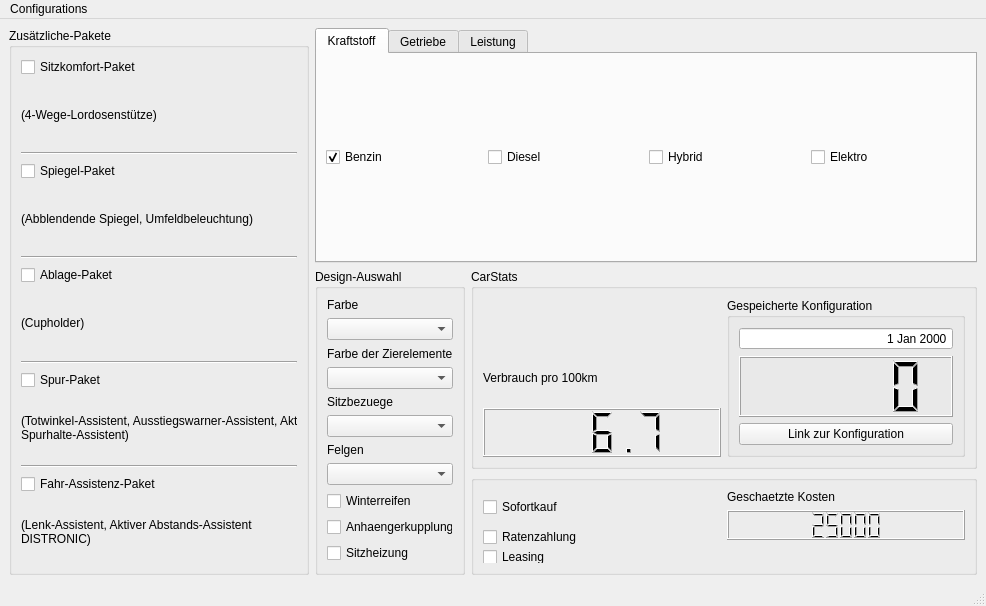
<?xml version="1.0" encoding="UTF-8"?>
<ui version="4.0">
 <class>MainWindow</class>
 <widget class="QMainWindow" name="MainWindow">
  <property name="enabled">
   <bool>true</bool>
  </property>
  <property name="geometry">
   <rect>
    <x>0</x>
    <y>0</y>
    <width>986</width>
    <height>606</height>
   </rect>
  </property>
  <property name="minimumSize">
   <size>
    <width>720</width>
    <height>480</height>
   </size>
  </property>
  <property name="windowTitle">
   <string>CarConfigurator</string>
  </property>
  <widget class="QWidget" name="centralwidget">
   <layout class="QGridLayout" name="gridLayout">
    <item row="2" column="2">
     <widget class="QGroupBox" name="MiscInfo2">
      <property name="minimumSize">
       <size>
        <width>0</width>
        <height>100</height>
       </size>
      </property>
      <property name="maximumSize">
       <size>
        <width>16777215</width>
        <height>100</height>
       </size>
      </property>
      <property name="title">
       <string/>
      </property>
      <layout class="QGridLayout" name="gridLayout_3">
       <item row="0" column="0" rowspan="2">
        <widget class="QCheckBox" name="Sofortkauf">
         <property name="toolTip">
          <string/>
         </property>
         <property name="toolTipDuration">
          <number>0</number>
         </property>
         <property name="text">
          <string>Sofortkauf</string>
         </property>
         <property name="autoExclusive">
          <bool>true</bool>
         </property>
        </widget>
       </item>
       <item row="0" column="1">
        <widget class="QLabel" name="GeschaetzeKosten">
         <property name="text">
          <string>Geschaetzte Kosten</string>
         </property>
        </widget>
       </item>
       <item row="1" column="1">
        <widget class="QLCDNumber" name="Preis2">
         <property name="minimumSize">
          <size>
           <width>0</width>
           <height>30</height>
          </size>
         </property>
         <property name="value" stdset="0">
          <double>25000.000000000000000</double>
         </property>
        </widget>
       </item>
       <item row="2" column="0" colspan="2">
        <widget class="QCheckBox" name="Ratenzahlung">
         <property name="toolTip">
          <string/>
         </property>
         <property name="toolTipDuration">
          <number>0</number>
         </property>
         <property name="text">
          <string>Ratenzahlung</string>
         </property>
         <property name="autoExclusive">
          <bool>true</bool>
         </property>
        </widget>
       </item>
       <item row="3" column="0">
        <widget class="QCheckBox" name="Leasing">
         <property name="toolTip">
          <string/>
         </property>
         <property name="toolTipDuration">
          <number>0</number>
         </property>
         <property name="text">
          <string>Leasing</string>
         </property>
         <property name="autoExclusive">
          <bool>true</bool>
         </property>
        </widget>
       </item>
      </layout>
     </widget>
    </item>
    <item row="0" column="1" colspan="2">
     <widget class="QTabWidget" name="TechnischeDaten">
      <property name="minimumSize">
       <size>
        <width>0</width>
        <height>65</height>
       </size>
      </property>
      <property name="maximumSize">
       <size>
        <width>16777215</width>
        <height>300</height>
       </size>
      </property>
      <property name="toolTip">
       <string>Pflichteingabe</string>
      </property>
      <property name="currentIndex">
       <number>0</number>
      </property>
      <widget class="QWidget" name="KraftstoffTab">
       <attribute name="title">
        <string>Kraftstoff</string>
       </attribute>
       <layout class="QHBoxLayout" name="horizontalLayout">
        <item>
         <widget class="QCheckBox" name="Benzin">
          <property name="text">
           <string>Benzin</string>
          </property>
          <property name="checked">
           <bool>true</bool>
          </property>
          <property name="autoExclusive">
           <bool>true</bool>
          </property>
         </widget>
        </item>
        <item>
         <widget class="QCheckBox" name="Diesel">
          <property name="text">
           <string>Diesel</string>
          </property>
          <property name="autoExclusive">
           <bool>true</bool>
          </property>
         </widget>
        </item>
        <item>
         <widget class="QCheckBox" name="Hybrid">
          <property name="text">
           <string>Hybrid</string>
          </property>
          <property name="autoExclusive">
           <bool>true</bool>
          </property>
         </widget>
        </item>
        <item>
         <widget class="QCheckBox" name="Elektro">
          <property name="text">
           <string>Elektro</string>
          </property>
          <property name="autoExclusive">
           <bool>true</bool>
          </property>
         </widget>
        </item>
       </layout>
      </widget>
      <widget class="QWidget" name="GetriebeTab">
       <attribute name="title">
        <string>Getriebe</string>
       </attribute>
       <layout class="QHBoxLayout" name="horizontalLayout_3">
        <item>
         <widget class="QCheckBox" name="GangSchlatgetriebe">
          <property name="text">
           <string>6-Gang-Schaltgetriebe</string>
          </property>
          <property name="checked">
           <bool>true</bool>
          </property>
          <property name="autoExclusive">
           <bool>true</bool>
          </property>
         </widget>
        </item>
        <item>
         <widget class="QCheckBox" name="GTronic">
          <property name="text">
           <string>9-G-Tronic</string>
          </property>
          <property name="autoExclusive">
           <bool>true</bool>
          </property>
         </widget>
        </item>
        <item>
         <widget class="QCheckBox" name="Automatikgetriebe">
          <property name="text">
           <string>Automatikgetriebe</string>
          </property>
          <property name="autoExclusive">
           <bool>true</bool>
          </property>
         </widget>
        </item>
       </layout>
      </widget>
      <widget class="QWidget" name="LeistungTab">
       <attribute name="title">
        <string>Leistung</string>
       </attribute>
       <layout class="QHBoxLayout" name="horizontalLayout_2">
        <item>
         <widget class="QCheckBox" name="NeunzigKW">
          <property name="text">
           <string>90kW (122PS)</string>
          </property>
          <property name="checked">
           <bool>true</bool>
          </property>
          <property name="autoExclusive">
           <bool>true</bool>
          </property>
         </widget>
        </item>
        <item>
         <widget class="QCheckBox" name="HundertfuenfzehnKW">
          <property name="text">
           <string>115kW (156PS)</string>
          </property>
          <property name="autoExclusive">
           <bool>true</bool>
          </property>
         </widget>
        </item>
        <item>
         <widget class="QCheckBox" name="HunderatchtzehKW">
          <property name="text">
           <string>118kW (160PS)</string>
          </property>
          <property name="autoExclusive">
           <bool>true</bool>
          </property>
         </widget>
        </item>
       </layout>
      </widget>
     </widget>
    </item>
    <item row="1" column="1" rowspan="2">
     <widget class="QGroupBox" name="DesignAuswahl">
      <property name="minimumSize">
       <size>
        <width>0</width>
        <height>250</height>
       </size>
      </property>
      <property name="maximumSize">
       <size>
        <width>150</width>
        <height>16777215</height>
       </size>
      </property>
      <property name="toolTip">
       <string>Pflichteingabe</string>
      </property>
      <property name="title">
       <string>Design-Auswahl</string>
      </property>
      <layout class="QVBoxLayout" name="verticalLayout">
       <item>
        <widget class="QLabel" name="Farbe">
         <property name="text">
          <string>Farbe</string>
         </property>
        </widget>
       </item>
       <item>
        <widget class="QComboBox" name="FarbAuswahl">
         <property name="toolTip">
          <string>Pflichteingabe</string>
         </property>
         <item>
          <property name="text">
           <string/>
          </property>
         </item>
         <item>
          <property name="text">
           <string>Silber</string>
          </property>
         </item>
         <item>
          <property name="text">
           <string>Schwarz</string>
          </property>
         </item>
         <item>
          <property name="text">
           <string>Rot</string>
          </property>
         </item>
        </widget>
       </item>
       <item>
        <widget class="QLabel" name="FarbeZierElemente">
         <property name="text">
          <string>Farbe der Zierelemente</string>
         </property>
        </widget>
       </item>
       <item>
        <widget class="QComboBox" name="ZierelementAuswahl">
         <property name="toolTip">
          <string>Pflichteingabe</string>
         </property>
         <item>
          <property name="text">
           <string/>
          </property>
         </item>
         <item>
          <property name="text">
           <string>Gold</string>
          </property>
         </item>
         <item>
          <property name="text">
           <string>Schwarz</string>
          </property>
         </item>
         <item>
          <property name="text">
           <string>Grau</string>
          </property>
         </item>
        </widget>
       </item>
       <item>
        <widget class="QLabel" name="Sitzbezuege">
         <property name="text">
          <string>Sitzbezuege</string>
         </property>
        </widget>
       </item>
       <item>
        <widget class="QComboBox" name="SItzBezugAuswahl">
         <property name="toolTip">
          <string>Pflichteingabe</string>
         </property>
         <item>
          <property name="text">
           <string/>
          </property>
         </item>
         <item>
          <property name="text">
           <string>Echtleder</string>
          </property>
         </item>
         <item>
          <property name="text">
           <string>Kunstleder</string>
          </property>
         </item>
         <item>
          <property name="text">
           <string>Stoff</string>
          </property>
         </item>
        </widget>
       </item>
       <item>
        <widget class="QLabel" name="Felgen">
         <property name="text">
          <string>Felgen</string>
         </property>
        </widget>
       </item>
       <item>
        <widget class="QComboBox" name="FelgenAuswahl">
         <property name="toolTip">
          <string>Pflichteingabe</string>
         </property>
         <item>
          <property name="text">
           <string/>
          </property>
         </item>
         <item>
          <property name="text">
           <string>18-Zoll Aero</string>
          </property>
         </item>
         <item>
          <property name="text">
           <string>19-Zoll Sport</string>
          </property>
         </item>
         <item>
          <property name="text">
           <string>21-Zoll</string>
          </property>
         </item>
        </widget>
       </item>
       <item>
        <widget class="QCheckBox" name="Winterreifen">
         <property name="toolTip">
          <string>Pflichteingabe</string>
         </property>
         <property name="text">
          <string>Winterreifen</string>
         </property>
        </widget>
       </item>
       <item>
        <widget class="QCheckBox" name="Anhaengerkupplung">
         <property name="toolTip">
          <string>Pflichteingabe</string>
         </property>
         <property name="text">
          <string>Anhaengerkupplung</string>
         </property>
        </widget>
       </item>
       <item>
        <widget class="QCheckBox" name="Sitzheizung">
         <property name="toolTip">
          <string>Pflichteingabe</string>
         </property>
         <property name="text">
          <string>Sitzheizung</string>
         </property>
        </widget>
       </item>
      </layout>
     </widget>
    </item>
    <item row="1" column="2">
     <widget class="QGroupBox" name="groupBox">
      <property name="minimumSize">
       <size>
        <width>0</width>
        <height>200</height>
       </size>
      </property>
      <property name="title">
       <string>CarStats</string>
      </property>
      <layout class="QGridLayout" name="gridLayout_2">
       <item row="0" column="1" rowspan="3">
        <widget class="QGroupBox" name="SavedConfig">
         <property name="enabled">
          <bool>true</bool>
         </property>
         <property name="autoFillBackground">
          <bool>false</bool>
         </property>
         <property name="title">
          <string>Gespeicherte Konfiguration</string>
         </property>
         <property name="flat">
          <bool>false</bool>
         </property>
         <property name="checkable">
          <bool>false</bool>
         </property>
         <property name="checked">
          <bool>false</bool>
         </property>
         <layout class="QVBoxLayout" name="verticalLayout_3">
          <item>
           <widget class="QDateEdit" name="Datum">
            <property name="enabled">
             <bool>true</bool>
            </property>
            <property name="frame">
             <bool>true</bool>
            </property>
            <property name="alignment">
             <set>Qt::AlignRight|Qt::AlignTrailing|Qt::AlignVCenter</set>
            </property>
            <property name="readOnly">
             <bool>true</bool>
            </property>
            <property name="buttonSymbols">
             <enum>QAbstractSpinBox::NoButtons</enum>
            </property>
           </widget>
          </item>
          <item>
           <widget class="QLCDNumber" name="ConfigKosten">
            <property name="enabled">
             <bool>true</bool>
            </property>
           </widget>
          </item>
          <item>
           <widget class="QPushButton" name="Link">
            <property name="enabled">
             <bool>true</bool>
            </property>
            <property name="text">
             <string>Link zur Konfiguration</string>
            </property>
           </widget>
          </item>
         </layout>
        </widget>
       </item>
       <item row="2" column="0">
        <widget class="QLCDNumber" name="VerbrauchINT">
         <property name="enabled">
          <bool>true</bool>
         </property>
         <property name="value" stdset="0">
          <double>6.700000000000000</double>
         </property>
        </widget>
       </item>
       <item row="1" column="0">
        <widget class="QLabel" name="Verbrauch">
         <property name="text">
          <string>Verbrauch pro 100km</string>
         </property>
        </widget>
       </item>
      </layout>
     </widget>
    </item>
    <item row="0" column="0" rowspan="3">
     <widget class="QGroupBox" name="ZusatzPakete">
      <property name="maximumSize">
       <size>
        <width>300</width>
        <height>16777215</height>
       </size>
      </property>
      <property name="autoFillBackground">
       <bool>true</bool>
      </property>
      <property name="title">
       <string>Zusätzliche-Pakete</string>
      </property>
      <property name="flat">
       <bool>true</bool>
      </property>
      <layout class="QVBoxLayout" name="verticalLayout_2">
       <item>
        <widget class="QCheckBox" name="SitzkomfortPaketCheckbox">
         <property name="text">
          <string>Sitzkomfort-Paket</string>
         </property>
        </widget>
       </item>
       <item>
        <widget class="QLabel" name="SKPLabel">
         <property name="maximumSize">
          <size>
           <width>16777215</width>
           <height>16777215</height>
          </size>
         </property>
         <property name="text">
          <string>(4-Wege-Lordosenstütze)</string>
         </property>
        </widget>
       </item>
       <item>
        <widget class="Line" name="Trennlinie">
         <property name="orientation">
          <enum>Qt::Horizontal</enum>
         </property>
        </widget>
       </item>
       <item>
        <widget class="QCheckBox" name="SpiegelPaketCheckbox">
         <property name="text">
          <string>Spiegel-Paket</string>
         </property>
        </widget>
       </item>
       <item>
        <widget class="QLabel" name="SPLabel">
         <property name="text">
          <string>(Abblendende Spiegel, Umfeldbeleuchtung)</string>
         </property>
        </widget>
       </item>
       <item>
        <widget class="Line" name="Trennlinie2">
         <property name="orientation">
          <enum>Qt::Horizontal</enum>
         </property>
        </widget>
       </item>
       <item>
        <widget class="QCheckBox" name="AblagePaketCheckbox">
         <property name="text">
          <string>Ablage-Paket</string>
         </property>
        </widget>
       </item>
       <item>
        <widget class="QLabel" name="APLabel">
         <property name="text">
          <string>(Cupholder)</string>
         </property>
        </widget>
       </item>
       <item>
        <widget class="Line" name="Trennlinie3">
         <property name="orientation">
          <enum>Qt::Horizontal</enum>
         </property>
        </widget>
       </item>
       <item>
        <widget class="QCheckBox" name="SpurPaketCheckbox_2">
         <property name="text">
          <string>Spur-Paket</string>
         </property>
        </widget>
       </item>
       <item>
        <widget class="QLabel" name="SpurPLabel">
         <property name="text">
          <string>(Totwinkel-Assistent, Ausstiegswarner-Assistent, Aktiver
Spurhalte-Assistent)</string>
         </property>
        </widget>
       </item>
       <item>
        <widget class="Line" name="Trennlinie4">
         <property name="orientation">
          <enum>Qt::Horizontal</enum>
         </property>
        </widget>
       </item>
       <item>
        <widget class="QCheckBox" name="FahrAssistenzPaketCheckbox">
         <property name="text">
          <string>Fahr-Assistenz-Paket</string>
         </property>
        </widget>
       </item>
       <item>
        <widget class="QLabel" name="FAPLabel">
         <property name="text">
          <string>(Lenk-Assistent, Aktiver Abstands-Assistent
DISTRONIC)</string>
         </property>
        </widget>
       </item>
      </layout>
     </widget>
    </item>
   </layout>
  </widget>
  <widget class="QStatusBar" name="statusbar"/>
  <widget class="QMenuBar" name="menuBar">
   <property name="geometry">
    <rect>
     <x>0</x>
     <y>0</y>
     <width>986</width>
     <height>21</height>
    </rect>
   </property>
   <widget class="QMenu" name="menuConfigurations">
    <property name="title">
     <string>Configurations </string>
    </property>
    <addaction name="KonfigurationSpeichern"/>
    <addaction name="GespeicherteKonfiguration"/>
   </widget>
   <addaction name="menuConfigurations"/>
  </widget>
  <action name="GespeicherteKonfiguration">
   <property name="enabled">
    <bool>true</bool>
   </property>
   <property name="text">
    <string>Gespeicherte Konfiguration</string>
   </property>
  </action>
  <action name="KonfigurationSpeichern">
   <property name="text">
    <string>Konfiguration Speichern</string>
   </property>
  </action>
 </widget>
 <resources/>
 <connections>
  <connection>
   <sender>Elektro</sender>
   <signal>toggled(bool)</signal>
   <receiver>Automatikgetriebe</receiver>
   <slot>toggle()</slot>
   <hints>
    <hint type="sourcelabel">
     <x>681</x>
     <y>69</y>
    </hint>
    <hint type="destinationlabel">
     <x>696</x>
     <y>69</y>
    </hint>
   </hints>
  </connection>
  <connection>
   <sender>Elektro</sender>
   <signal>toggled(bool)</signal>
   <receiver>GTronic</receiver>
   <slot>setDisabled(bool)</slot>
   <hints>
    <hint type="sourcelabel">
     <x>681</x>
     <y>69</y>
    </hint>
    <hint type="destinationlabel">
     <x>496</x>
     <y>69</y>
    </hint>
   </hints>
  </connection>
  <connection>
   <sender>Elektro</sender>
   <signal>toggled(bool)</signal>
   <receiver>GangSchlatgetriebe</receiver>
   <slot>setDisabled(bool)</slot>
   <hints>
    <hint type="sourcelabel">
     <x>681</x>
     <y>69</y>
    </hint>
    <hint type="destinationlabel">
     <x>271</x>
     <y>69</y>
    </hint>
   </hints>
  </connection>
  <connection>
   <sender>GespeicherteKonfiguration</sender>
   <signal>triggered()</signal>
   <receiver>SavedConfig</receiver>
   <slot>show()</slot>
   <hints>
    <hint type="sourcelabel">
     <x>-1</x>
     <y>-1</y>
    </hint>
    <hint type="destinationlabel">
     <x>845</x>
     <y>376</y>
    </hint>
   </hints>
  </connection>
 </connections>
</ui>
